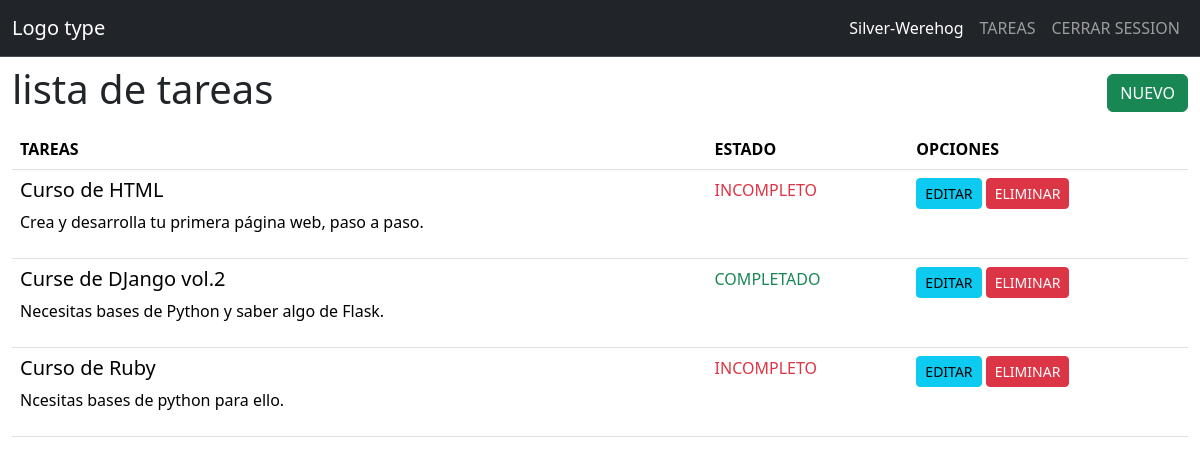
/todo/lista (signed in), run on the app's committed database.
### content/models.py (models this page shows, shortened)
class User(db.Model):
    id = db.Column(db.Integer, primary_key = True)
    username = db.Column(db.String(20), unique = True, nullable = False)
    password = db.Column(db.Text, nullable = False)

class Task(db.Model):
    id = db.Column(db.Integer, primary_key = True)
    created_by = db.Column(db.Integer, db.ForeignKey('user.id'), nullable = False)
    title = db.Column(db.String(100), nullable = False)
    description = db.Column(db.Text)
    state = db.Column(db.Boolean, default = False)

### content/todo.py (the view)
@frontPage.route('/lista')
@login_required
def lista():
    tareas = Task.query.all()
    return render_template('todo/index.html', tareas = tareas)

### content/auth.py (called while the page is built)
@authentication.before_app_request
def load_logged_in_user():
    user_name_id = session.get('user_id')
    if user_name_id is None:
        g.user_name = None
    else:
        g.user_name = User.query.get_or_404(user_name_id)

def login_required(view):
    @functools.wraps(view)
    def wrapped_view(**kwargs):
        if g.user_name is None:
            return redirect(url_for('authentication.logeo'))
        return view(**kwargs)
    return wrapped_view

### content/templates/todo/index.html
{% extends 'base.html' %}
{% block content %}
  <section class="container-fluid">
    <nav class="navbar">
      <h1 class=""> {% block title %} lista de tareas {% endblock title %}</h1>
      <a class="btn btn-success" href="{{url_for('frontPage.create_new_task')}}"> NUEVO </a>
    </nav>
    <table class="table">
      <thead>
        <tr>
          <th class="col">TAREAS</th>
          <th class="col">ESTADO</th>
          <th class="col" colspan="2"> OPCIONES</th>
        </tr>
      </thead>
      <tbody>
        {% for tarea in tareas | reverse %}
          {% if g.user_name.id == tarea.created_by %}
            <tr>
              <td>
                <h5> {{ tarea.title}} </h5>
                <p> {{ tarea.description}} </p>
              </td>
              <td>
                {% if tarea.state == false %} <span class="text-danger"> INCOMPLETO </span>
                {% else %} <span class="text-success"> COMPLETADO</span>
                {% endif %}
              </td>
              <td>
                <a class="btn btn-info btn-sm" href="{{ url_for('frontPage.update', id = tarea.id) }}"> EDITAR</a>
                <a class="btn btn-danger btn-sm" href="{{ url_for('frontPage.delete_task', id = tarea.id) }}"> ELIMINAR</a>
              </td>
            </tr>
          {% endif %}
        {% endfor %}
      </tbody>
    </table>
  </section>
{% endblock %}

### content/templates/base.html (shortened to what this page needs)
<!DOCTYPE html>
<html lang="en" dir="ltr">
  <head>
    <link href="https://cdn.jsdelivr.net/npm/bootstrap@5.3.2/dist/css/bootstrap.min.css" rel="stylesheet">
  </head>
  <body>
    <nav class="navbar navbar-expand-sm bg-dark border-bottom border-body" data-bs-theme="dark">
      <div class="container-fluid">
        <a class="navbar-brand" href="{{ url_for('index') }}">Logo type</a>
        <div class="collapse navbar-collapse justify-content-end" id="navbarNav">
          <ul class="navbar-nav">
            {% if g.user_name %}
              <li class="nav-item">
                <span class="nav-link active">{{ g.user_name.username }}</span>
              </li>
              <li class="nav-item">
                <a class="nav-link" href="{{url_for('frontPage.lista')}}"> TAREAS</a>
              </li>
              <li class="nav-item">
                <a class="nav-link" href="{{url_for('authentication.logout')}}">CERRAR SESSION</a>
              </li>
            {% endif %}
          </ul>
        </div>
      </div>
    </nav>
    {% block content %}{% endblock %}
  </body>
</html>

### data on the page
User: user_name.username "Silver-Werehog"
Task: title "Curso de HTML", description "Crea y desarrolla tu primera página web, paso a paso.", state "INCOMPLETO"
Task: title "Curse de DJango vol.2", description "Necesitas bases de Python y saber algo de Flask.", state "COMPLETADO"
Task: title "Curso de Ruby", description "Ncesitas bases de python para ello.", state "INCOMPLETO"
